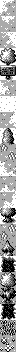

The image is a tile-based game level rendered from a .tmx file. Its description and complete source (layers, tilesets, objects, tile grids) follow:
An orthogonal 2x44 tile map with 8x8 px tiles, 1 tile layer (metatiles), 3 tilesets.

<map height="44" orientation="orthogonal" renderorder="right-down" tileheight="8" tilewidth="8" width="2">
	<tileset firstgid="1" tilewidth="8" tileheight="8">
		<image source="../../../gfx/tilesets/image_16_4c50.png" />
	</tileset>
	<tileset firstgid="55" tilewidth="8" tileheight="8">
		<image source="../../../gfx/tilesets/gfx_017_66ce.png" />
	</tileset>
	<tileset firstgid="76" tilewidth="8" tileheight="8">
		<image source="../../../gfx/tilesets/gfx_019_7a00.png" />
	</tileset>
	<layer height="44" id="1" name="metatiles" width="2">
		<data encoding="csv">
2, 4,
3, 5,
6, 8,
7, 9,
10, 12,
11, 13,
14, 16,
15, 17,
18, 20,
19, 21,
22, 24,
23, 25,
26, 28,
27, 29,
30, 31,
7, 32,
33, 35,
34, 36,
37, 38,
7, 39,
40, 42,
41, 43,
30, 38,
44, 45,
30, 47,
46, 48,
49, 51,
50, 52,
30, 39,
37, 53,
55, 57,
56, 58,
59, 61,
60, 62,
63, 65,
64, 66,
67, 69,
68, 70,
71, 73,
72, 74,
76, 78,
77, 79,
80, 82,
81, 83</data>
	</layer>
</map>
